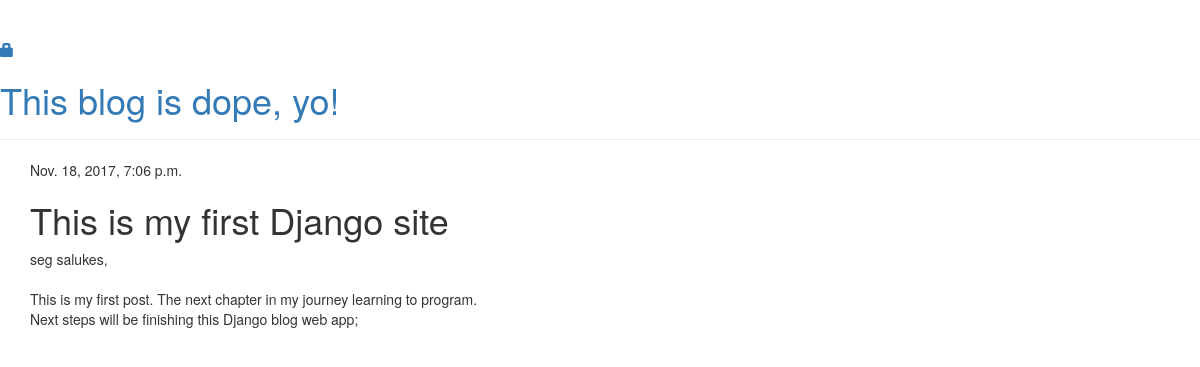
The app's page /post/1/ with its own data.
### blog/models.py (models this page shows, shortened)
class Post(models.Model):
    author = models.ForeignKey('auth.User')
    title = models.CharField(max_length=200)
    text = models.TextField()
    created_date = models.DateTimeField(
            default=timezone.now)
    published_date = models.DateTimeField(
            blank=True, null=True)

### blog/views.py (the view)
# urls.py: url(r'^post/(?P<pk>\d+)/$', views.post_detail, name='post_detail'),
def post_detail(request, pk):
    post = get_object_or_404(Post, pk=pk)
    return render(request, 'blog/post_detail.html', {'post': post})

### blog/templates/blog/post_detail.html
<!DOCTYPE html>
{% extends 'blog/base.html' %}
{% block content %}
    <div class="post">
        {% if post.published_date %}
            <div class="date">
                {{ post.published_date }}
            </div>
        {% endif %}
        <h1>{{ post.title }}</h1>
        <p>{{ post.text|linebreaksbr }}</p>
    </div>
{% endblock %}

### records on screen
Post: published_date "Nov. 18, 2017, 7:06 p.m.", title "This is my first Django site", text "seg salukes, This is my first post. The next chapter in my journey learning to program. Next steps will be finishing this Django blog web app;"
